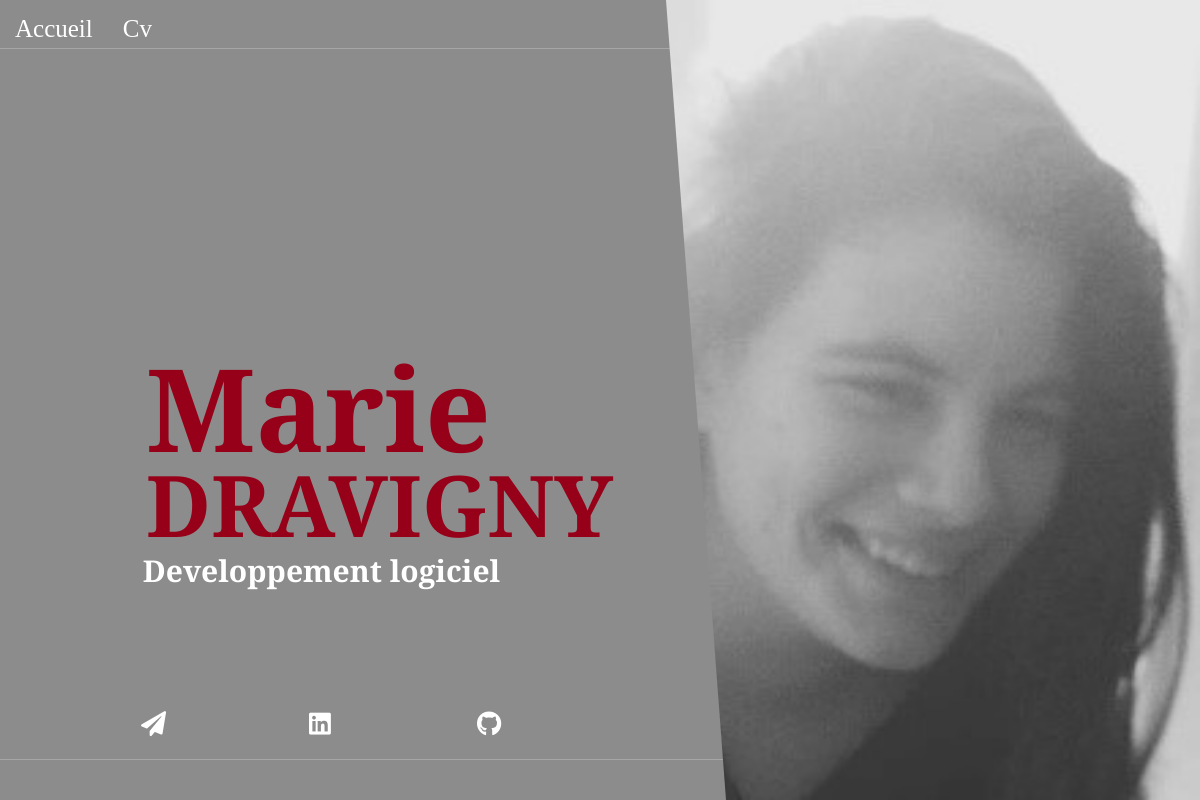
Page /marie-profil.php on the committed database.
### tables this page shows
CREATE TABLE IF NOT EXISTS `contact` (
  `ID_Contact` int(6) NOT NULL AUTO_INCREMENT,
  `Mail` varchar(30) NOT NULL,
  `Tel` int(10) NOT NULL,
  `Linkedin` varchar(80) NOT NULL,
  `Github` varchar(80) NOT NULL,
  `No_rue` int(3) NOT NULL,
  `Nom_rue` varchar(50) NOT NULL,
  `Ville` varchar(30) NOT NULL,
  `CodePostal` decimal(5,0) NOT NULL,
  `Departement` varchar(20) NOT NULL,
  `ComplementAdd` varchar(50) DEFAULT NULL,
  `ID_User` int(6) NOT NULL,
  PRIMARY KEY (`ID_Contact`),
  KEY `FK_Contact_IDuser` (`ID_User`)
);

CREATE TABLE IF NOT EXISTS `utilisateur` (
  `ID_User` int(6) NOT NULL AUTO_INCREMENT,
  `Nom` varchar(40) NOT NULL,
  `Prenom` varchar(40) NOT NULL,
  `Age` decimal(2,0) NOT NULL,
  `Date_naissance` date NOT NULL,
  `Permis` varchar(6) NOT NULL,
  `Metier` varchar(40) DEFAULT NULL,
  PRIMARY KEY (`ID_User`)
);

### marie-profil.php (the view, shortened to what this page needs)
<?php
    $pdo = new PDO("mysql:host=localhost:3306;dbname=UF_Web", "root", "");
    $pdo->setAttribute(PDO::ATTR_ERRMODE, PDO::ERRMODE_EXCEPTION);?>
<!DOCTYPE html>
<html lang="en">
<head>
    <link rel="stylesheet" href="https://use.fontawesome.com/releases/v5.8.0/css/all.css">
    <link rel="stylesheet" href="Css/Style-marie.css">
</head>
<body>
    <main>
        <div id="txt">
            <ul>
                <li><a href="index.php">Accueil</a></li>
                <li><a href="CV-marie.php">Cv</a></li>
            </ul>
            <?php $sql =  'SELECT Prenom, Nom, Metier, Linkedin, Github, Mail FROM utilisateur, contact WHERE contact.ID_User=utilisateur.ID_User AND utilisateur.ID_User = 3';
                $requete = $pdo->query($sql);
                while($row=$requete->fetch()){?>
                <h1 class="f"><?php echo $row['0'];?><br></h1>
                <h1><?php echo $row['1'];?></h1>
                <h3><?php echo $row['2'];?></h3>
            <ul class="bot">
                <li> <a href="<?php echo $row['3'];?>"><i class="fab fa-linkedin"></i></a> </li>
                <li> <a href="<?php echo $row['4'];?>"><i class="fab fa-github"></i></a> </li>
                <li> <a href="<?php echo $row['5'];}?>"><i class="fas fa-paper-plane"></i></a> </li>
            </ul>
        </div>
        <div id="img">
        </div>
    </main>
</body>
</html>

### Css/Style-marie.css (style rules this page uses)
body { margin: 0; padding: 0; font-family: 'Libre Baskerville', serif; height: auto; }
main { width: 100%; height: 100vh; display: flex; flex-wrap: wrap; overflow: hidden; position: relative; }
ul { position: relative; display: inline-flex; list-style-type: none; margin: 0; padding: 0; width: 100%; border-bottom: rgba(255, 255, 255, 0.226) 1px solid; background:transparent; position: fixed; height: 6%; z-index: 1; }
li a { font-size: 25px; display: block; text-align: center; margin: 15px; color: white; text-decoration: none; z-index: 5; }
#txt { display: inline-flex; height: 100%; width: 70%; background-color: #8C8C8C; z-index: 1; position: relative; }
#txt h1.f { position: absolute; margin-left: 20px; color: rgb(150, 0, 24); top: 32%; line-height: 130%; font-size: 115px; left: 15%; }
#txt h1 { position: absolute; margin-left: 20px; color: rgb(150, 0, 24); top: 49%; line-height: 130%; font-size: 85px; left: 15%; }
#txt h3 { position: relative; top: 65%; font-size: 30px; left: 17%; color: #FFF; }
#img { display: inline-flex; position: absolute; right: 0%; height: 100vh; width:50%; overflow: hidden; background-repeat: no-repeat; background-size:100% 100%; background-image: url(../Img/Marie.jpg); clip-path: polygon(11% 0, 100% 0, 100% 100%, 21% 100%); z-index: 2; }
ul.bot { position: absolute; display: inline-flex; width: 100%; bottom: 5%; }
div ul.bot li { display: flex; font-size: 240%; position: absolute; left: 35%; bottom: 10%; text-align: center; color: white; }
div ul.bot li:nth-child(2) { left: 55%; }
div ul.bot li:nth-child(3) { left:15%; }

### rows in the picture
contact: ID_User.Prenom "Marie", ID_User.Nom "DRAVIGNY", ID_User.Metier "Developpement logiciel"
